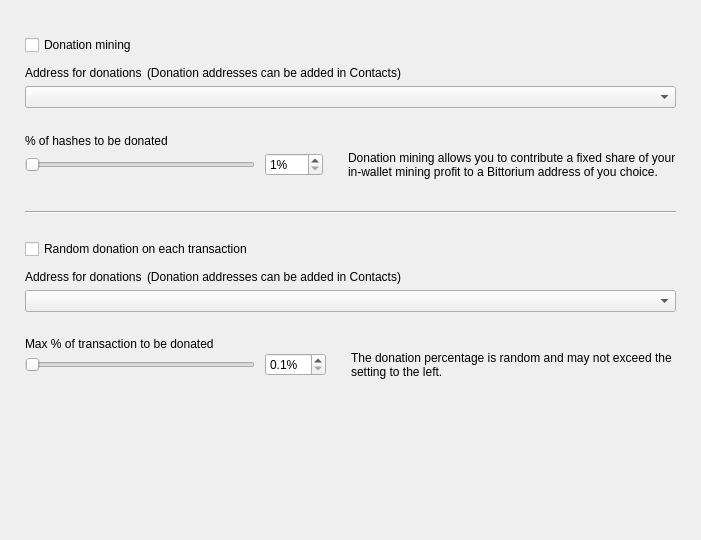
<?xml version="1.0" encoding="UTF-8"?>
<ui version="4.0">
 <class>DonationOptionsFrame</class>
 <widget class="QFrame" name="DonationOptionsFrame">
  <property name="geometry">
   <rect>
    <x>0</x>
    <y>0</y>
    <width>701</width>
    <height>540</height>
   </rect>
  </property>
  <property name="windowTitle">
   <string>Frame</string>
  </property>
  <property name="frameShape">
   <enum>QFrame::NoFrame</enum>
  </property>
  <property name="frameShadow">
   <enum>QFrame::Raised</enum>
  </property>
  <layout class="QVBoxLayout" name="verticalLayout">
   <property name="spacing">
    <number>10</number>
   </property>
   <property name="leftMargin">
    <number>25</number>
   </property>
   <property name="topMargin">
    <number>35</number>
   </property>
   <property name="rightMargin">
    <number>25</number>
   </property>
   <property name="bottomMargin">
    <number>0</number>
   </property>
   <item>
    <widget class="QCheckBox" name="m_enableDonationMiningCheck">
     <property name="text">
      <string>Donation mining</string>
     </property>
    </widget>
   </item>
   <item>
    <widget class="QFrame" name="m_donationMiningFrame">
     <property name="frameShape">
      <enum>QFrame::NoFrame</enum>
     </property>
     <property name="frameShadow">
      <enum>QFrame::Raised</enum>
     </property>
     <layout class="QGridLayout" name="gridLayout" columnstretch="1,0,0,1">
      <property name="leftMargin">
       <number>0</number>
      </property>
      <property name="topMargin">
       <number>0</number>
      </property>
      <property name="rightMargin">
       <number>0</number>
      </property>
      <property name="bottomMargin">
       <number>0</number>
      </property>
      <property name="horizontalSpacing">
       <number>10</number>
      </property>
      <property name="verticalSpacing">
       <number>0</number>
      </property>
      <item row="2" column="0" colspan="4">
       <widget class="QComboBox" name="m_donationMiningAddressCombo"/>
      </item>
      <item row="3" column="0" colspan="4">
       <spacer name="verticalSpacer_2">
        <property name="orientation">
         <enum>Qt::Vertical</enum>
        </property>
        <property name="sizeType">
         <enum>QSizePolicy::Fixed</enum>
        </property>
        <property name="sizeHint" stdset="0">
         <size>
          <width>20</width>
          <height>25</height>
         </size>
        </property>
       </spacer>
      </item>
      <item row="4" column="0" colspan="4">
       <widget class="WalletGui::WalletNormalBlackTextLabel" name="label_2">
        <property name="minimumSize">
         <size>
          <width>0</width>
          <height>16</height>
         </size>
        </property>
        <property name="text">
         <string>% of hashes to be donated</string>
        </property>
        <property name="indent">
         <number>0</number>
        </property>
       </widget>
      </item>
      <item row="5" column="1">
       <widget class="QSpinBox" name="m_donationMiningAmountSpin">
        <property name="suffix">
         <string>%</string>
        </property>
        <property name="minimum">
         <number>1</number>
        </property>
        <property name="maximum">
         <number>100</number>
        </property>
       </widget>
      </item>
      <item row="5" column="0">
       <widget class="QSlider" name="m_donationMiningAmountSlider">
        <property name="maximumSize">
         <size>
          <width>230</width>
          <height>16777215</height>
         </size>
        </property>
        <property name="minimum">
         <number>1</number>
        </property>
        <property name="maximum">
         <number>100</number>
        </property>
        <property name="orientation">
         <enum>Qt::Horizontal</enum>
        </property>
       </widget>
      </item>
      <item row="5" column="2">
       <spacer name="horizontalSpacer">
        <property name="orientation">
         <enum>Qt::Horizontal</enum>
        </property>
        <property name="sizeType">
         <enum>QSizePolicy::Fixed</enum>
        </property>
        <property name="sizeHint" stdset="0">
         <size>
          <width>5</width>
          <height>20</height>
         </size>
        </property>
       </spacer>
      </item>
      <item row="5" column="3" alignment="Qt::AlignVCenter">
       <widget class="WalletGui::WalletSmallGrayTextLabel" name="m_donationMiningCommentLabel">
        <property name="minimumSize">
         <size>
          <width>0</width>
          <height>32</height>
         </size>
        </property>
        <property name="text">
         <string>Donation mining allows you to contribute a fixed share of your in-wallet mining profit to a Bittorium address of you choice.</string>
        </property>
        <property name="wordWrap">
         <bool>true</bool>
        </property>
        <property name="indent">
         <number>0</number>
        </property>
       </widget>
      </item>
      <item row="1" column="0" colspan="4">
       <spacer name="verticalSpacer_6">
        <property name="orientation">
         <enum>Qt::Vertical</enum>
        </property>
        <property name="sizeType">
         <enum>QSizePolicy::Fixed</enum>
        </property>
        <property name="sizeHint" stdset="0">
         <size>
          <width>20</width>
          <height>5</height>
         </size>
        </property>
       </spacer>
      </item>
      <item row="0" column="0" colspan="4">
       <layout class="QHBoxLayout" name="horizontalLayout" stretch="0,1">
        <property name="spacing">
         <number>5</number>
        </property>
        <property name="leftMargin">
         <number>0</number>
        </property>
        <item>
         <widget class="WalletGui::WalletNormalBlackTextLabel" name="label">
          <property name="minimumSize">
           <size>
            <width>0</width>
            <height>16</height>
           </size>
          </property>
          <property name="text">
           <string>Address for donations</string>
          </property>
          <property name="indent">
           <number>0</number>
          </property>
         </widget>
        </item>
        <item>
         <widget class="WalletGui::WalletSmallGrayTextLabel" name="label_5">
          <property name="text">
           <string>(Donation addresses can be added in Contacts)</string>
          </property>
         </widget>
        </item>
       </layout>
      </item>
     </layout>
    </widget>
   </item>
   <item>
    <spacer name="verticalSpacer_3">
     <property name="orientation">
      <enum>Qt::Vertical</enum>
     </property>
     <property name="sizeType">
      <enum>QSizePolicy::Fixed</enum>
     </property>
     <property name="sizeHint" stdset="0">
      <size>
       <width>20</width>
       <height>20</height>
      </size>
     </property>
    </spacer>
   </item>
   <item>
    <widget class="Line" name="line">
     <property name="frameShadow">
      <enum>QFrame::Sunken</enum>
     </property>
     <property name="orientation">
      <enum>Qt::Horizontal</enum>
     </property>
    </widget>
   </item>
   <item>
    <spacer name="verticalSpacer_4">
     <property name="orientation">
      <enum>Qt::Vertical</enum>
     </property>
     <property name="sizeType">
      <enum>QSizePolicy::Fixed</enum>
     </property>
     <property name="sizeHint" stdset="0">
      <size>
       <width>20</width>
       <height>15</height>
      </size>
     </property>
    </spacer>
   </item>
   <item>
    <widget class="QCheckBox" name="m_enableDonationChangeCheck">
     <property name="text">
      <string>Random donation on each transaction</string>
     </property>
    </widget>
   </item>
   <item>
    <widget class="QFrame" name="m_donationChangeFrame">
     <property name="frameShape">
      <enum>QFrame::NoFrame</enum>
     </property>
     <property name="frameShadow">
      <enum>QFrame::Raised</enum>
     </property>
     <layout class="QGridLayout" name="gridLayout_2" columnstretch="1,0,0,1">
      <property name="leftMargin">
       <number>0</number>
      </property>
      <property name="topMargin">
       <number>0</number>
      </property>
      <property name="rightMargin">
       <number>0</number>
      </property>
      <property name="bottomMargin">
       <number>0</number>
      </property>
      <property name="horizontalSpacing">
       <number>10</number>
      </property>
      <property name="verticalSpacing">
       <number>0</number>
      </property>
      <item row="3" column="0" colspan="4">
       <spacer name="verticalSpacer_5">
        <property name="orientation">
         <enum>Qt::Vertical</enum>
        </property>
        <property name="sizeType">
         <enum>QSizePolicy::Fixed</enum>
        </property>
        <property name="sizeHint" stdset="0">
         <size>
          <width>20</width>
          <height>25</height>
         </size>
        </property>
       </spacer>
      </item>
      <item row="4" column="0" colspan="4">
       <widget class="WalletGui::WalletNormalBlackTextLabel" name="label_3">
        <property name="text">
         <string>Max % of transaction to be donated</string>
        </property>
        <property name="indent">
         <number>0</number>
        </property>
       </widget>
      </item>
      <item row="5" column="0">
       <widget class="QSlider" name="m_donationChangeAmountSlider">
        <property name="maximumSize">
         <size>
          <width>230</width>
          <height>16777215</height>
         </size>
        </property>
        <property name="minimum">
         <number>1</number>
        </property>
        <property name="maximum">
         <number>100</number>
        </property>
        <property name="orientation">
         <enum>Qt::Horizontal</enum>
        </property>
       </widget>
      </item>
      <item row="2" column="0" colspan="4">
       <widget class="QComboBox" name="m_donationChangeAddressCombo"/>
      </item>
      <item row="5" column="3" alignment="Qt::AlignVCenter">
       <widget class="WalletGui::WalletSmallGrayTextLabel" name="m_donationChangeCommentLabel">
        <property name="text">
         <string>The donation percentage is random and may not exceed the setting to the left.</string>
        </property>
        <property name="wordWrap">
         <bool>true</bool>
        </property>
        <property name="indent">
         <number>0</number>
        </property>
       </widget>
      </item>
      <item row="5" column="1">
       <widget class="QDoubleSpinBox" name="m_donationChangeAmountSpin">
        <property name="suffix">
         <string>%</string>
        </property>
        <property name="decimals">
         <number>1</number>
        </property>
        <property name="minimum">
         <double>0.100000000000000</double>
        </property>
        <property name="maximum">
         <double>10.000000000000000</double>
        </property>
        <property name="singleStep">
         <double>0.100000000000000</double>
        </property>
       </widget>
      </item>
      <item row="5" column="2">
       <spacer name="horizontalSpacer_2">
        <property name="orientation">
         <enum>Qt::Horizontal</enum>
        </property>
        <property name="sizeType">
         <enum>QSizePolicy::Fixed</enum>
        </property>
        <property name="sizeHint" stdset="0">
         <size>
          <width>5</width>
          <height>20</height>
         </size>
        </property>
       </spacer>
      </item>
      <item row="1" column="0" colspan="4">
       <spacer name="verticalSpacer_7">
        <property name="orientation">
         <enum>Qt::Vertical</enum>
        </property>
        <property name="sizeType">
         <enum>QSizePolicy::Fixed</enum>
        </property>
        <property name="sizeHint" stdset="0">
         <size>
          <width>20</width>
          <height>5</height>
         </size>
        </property>
       </spacer>
      </item>
      <item row="0" column="0" colspan="4">
       <layout class="QHBoxLayout" name="horizontalLayout_2" stretch="0,1">
        <property name="spacing">
         <number>5</number>
        </property>
        <property name="leftMargin">
         <number>0</number>
        </property>
        <item>
         <widget class="WalletGui::WalletNormalBlackTextLabel" name="label_4">
          <property name="minimumSize">
           <size>
            <width>0</width>
            <height>16</height>
           </size>
          </property>
          <property name="text">
           <string>Address for donations</string>
          </property>
          <property name="indent">
           <number>0</number>
          </property>
         </widget>
        </item>
        <item>
         <widget class="WalletGui::WalletSmallGrayTextLabel" name="label_6">
          <property name="text">
           <string>(Donation addresses can be added in Contacts)</string>
          </property>
         </widget>
        </item>
       </layout>
      </item>
     </layout>
    </widget>
   </item>
   <item>
    <spacer name="verticalSpacer">
     <property name="orientation">
      <enum>Qt::Vertical</enum>
     </property>
     <property name="sizeType">
      <enum>QSizePolicy::Expanding</enum>
     </property>
     <property name="sizeHint" stdset="0">
      <size>
       <width>20</width>
       <height>10</height>
      </size>
     </property>
    </spacer>
   </item>
  </layout>
 </widget>
 <customwidgets>
  <customwidget>
   <class>WalletGui::WalletSmallGrayTextLabel</class>
   <extends>QLabel</extends>
   <header>Gui/Common/WalletTextLabel.h</header>
  </customwidget>
  <customwidget>
   <class>WalletGui::WalletNormalBlackTextLabel</class>
   <extends>QLabel</extends>
   <header>Gui/Common/WalletTextLabel.h</header>
  </customwidget>
 </customwidgets>
 <resources/>
 <connections>
  <connection>
   <sender>m_enableDonationMiningCheck</sender>
   <signal>toggled(bool)</signal>
   <receiver>m_donationMiningFrame</receiver>
   <slot>setEnabled(bool)</slot>
   <hints>
    <hint type="sourcelabel">
     <x>353</x>
     <y>41</y>
    </hint>
    <hint type="destinationlabel">
     <x>350</x>
     <y>115</y>
    </hint>
   </hints>
  </connection>
  <connection>
   <sender>m_donationMiningAmountSlider</sender>
   <signal>valueChanged(int)</signal>
   <receiver>DonationOptionsFrame</receiver>
   <slot>donationMiningAmountChanged(int)</slot>
   <hints>
    <hint type="sourcelabel">
     <x>187</x>
     <y>155</y>
    </hint>
    <hint type="destinationlabel">
     <x>350</x>
     <y>269</y>
    </hint>
   </hints>
  </connection>
  <connection>
   <sender>m_donationMiningAmountSpin</sender>
   <signal>valueChanged(int)</signal>
   <receiver>DonationOptionsFrame</receiver>
   <slot>donationMiningAmountChanged(int)</slot>
   <hints>
    <hint type="sourcelabel">
     <x>391</x>
     <y>155</y>
    </hint>
    <hint type="destinationlabel">
     <x>350</x>
     <y>269</y>
    </hint>
   </hints>
  </connection>
  <connection>
   <sender>m_enableDonationChangeCheck</sender>
   <signal>toggled(bool)</signal>
   <receiver>m_donationChangeFrame</receiver>
   <slot>setEnabled(bool)</slot>
   <hints>
    <hint type="sourcelabel">
     <x>353</x>
     <y>237</y>
    </hint>
    <hint type="destinationlabel">
     <x>350</x>
     <y>328</y>
    </hint>
   </hints>
  </connection>
  <connection>
   <sender>m_donationChangeAmountSlider</sender>
   <signal>valueChanged(int)</signal>
   <receiver>DonationOptionsFrame</receiver>
   <slot>donationChangeAmountChanged(int)</slot>
   <hints>
    <hint type="sourcelabel">
     <x>187</x>
     <y>385</y>
    </hint>
    <hint type="destinationlabel">
     <x>350</x>
     <y>269</y>
    </hint>
   </hints>
  </connection>
  <connection>
   <sender>m_donationChangeAmountSpin</sender>
   <signal>valueChanged(double)</signal>
   <receiver>DonationOptionsFrame</receiver>
   <slot>donationChangeAmountChanged(double)</slot>
   <hints>
    <hint type="sourcelabel">
     <x>433</x>
     <y>353</y>
    </hint>
    <hint type="destinationlabel">
     <x>350</x>
     <y>269</y>
    </hint>
   </hints>
  </connection>
 </connections>
 <slots>
  <slot>donationMiningAmountChanged(int)</slot>
  <slot>donationChangeAmountChanged(int)</slot>
  <slot>donationChangeAmountChanged(double)</slot>
 </slots>
</ui>
